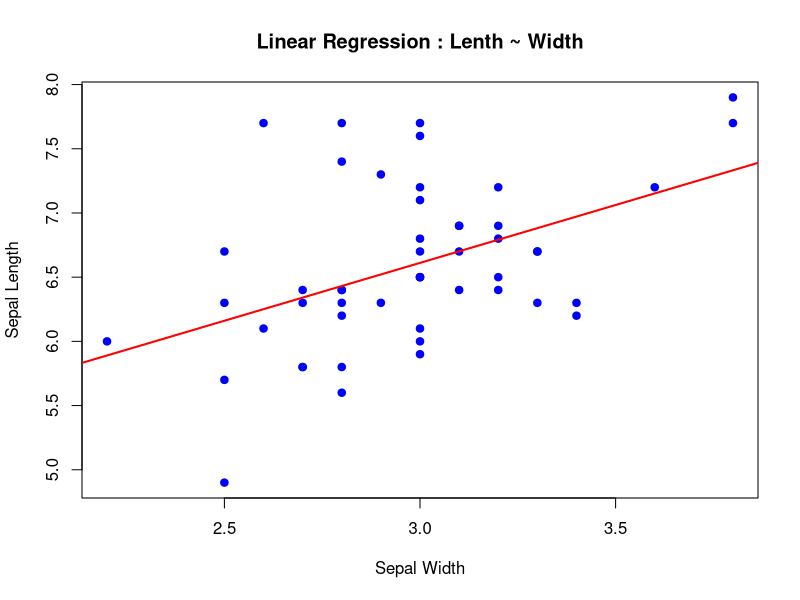

Reproduce this figure in R.
## ---- chunk 1
knitr::opts_chunk$set(echo = TRUE)
library(ggplot2)
library(tidyr)
library(dplyr)
## ---- chunk 2

data(iris)

mydata = iris %>% filter(Species == "virginica")

lm_model = lm(Sepal.Length ~ Sepal.Width , data = mydata)
summary(lm_model)
plot(mydata$Sepal.Width , mydata$Sepal.Length, pch = 19 , col="blue" , xlab="Sepal Width" , ylab = "Sepal Length" , main="Linear Regression : Lenth ~ Width") 
abline(lm_model, col="red" , lwd=2)

